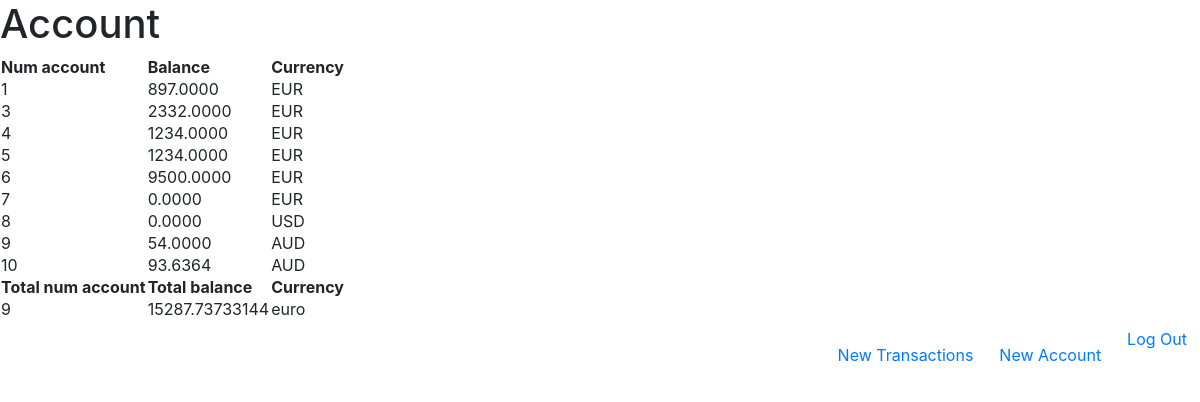
The page /?controller=user&action=balance (signed in) on the database its author committed.
### tables this page shows
CREATE TABLE `account` (
  `number` int(11) NOT NULL,
  `userId` int(11) NOT NULL,
  `balance` decimal(11,4) NOT NULL,
  `currency` int(11) NOT NULL
);

CREATE TABLE `currency` (
  `id` int(11) NOT NULL,
  `name` varchar(255) NOT NULL,
  `value` decimal(10,4) NOT NULL,
  `TST` datetime NOT NULL
);

### Controllers/Controller_user.php (called while the page is built, shortened)
<?php
class Controller_user extends Controller{
    public function action_balance() {
        $m = Model::get_model();
        $data = $m->show_balance();
        $this->render("user", $data);
    }
}

### Models/Model.php (called while the page is built, shortened)
<?php
class Model{
    private $bd;
    private static $instance = null;
    private function __construct() {
        $dsn   = "mysql:host=localhost;dbname=project";
        $login = "root";
        $pass  = "root";
        try {
            $this->bd = new PDO($dsn,$login,$pass);
            $this->bd->query("SET NAMES 'utf8'");
            $this->bd->setAttribute(PDO::ATTR_ERRMODE, PDO::ERRMODE_EXCEPTION);
        }
        catch(PDOException $e) {
            die("error" . $e->getcode() . $e->getMessage());
        }
    }
    public static function get_model() {
        if(is_null(self::$instance))
            self::$instance = new Model();
        return self::$instance;
    }
    public function show_balance() {
        try {
            $r = $this->bd->prepare('SELECT number, balance, currency.name, currency.value FROM account JOIN currency WHERE account.currency=currency.id AND userId=' . $_SESSION['id_user']) ;
            $r->execute();
            return $r->fetchall(PDO::FETCH_ASSOC);
        }
        catch(PDOException $e) {
            die("error" . $e->getcode() . $e->getMessage());
        }
    }
}

### Utils/functions.php (called while the page is built)
<?php
function e($str){
    return htmlspecialchars($str, ENT_QUOTES);
}

### Views/view_user.php (the view, shortened to what this page needs)
<link href="//maxcdn.bootstrapcdn.com/bootstrap/4.1.1/css/bootstrap.min.css" rel="stylesheet" id="bootstrap-css">
<html lang="en" class="no-js main">
<head>
    <link rel="stylesheet" href="https://s3-us-west-2.amazonaws.com/s.cdpn.io/905237/bonsaiUI-custombuild.css" />
    <link rel="stylesheet" href="css/wallet.scss">
</head>
<body>
<section>
    <h1>Account</h1>
    <div class="box">
        <table>
            <thead>
            <tr>
                <th scope="col">Num account</th>
                <th scope="col">Balance</th>
                <th scope="col">Currency</th>
            </tr>
            </thead>
            <?php
                $sum_account = 0;
                $sum_balance = 0;
            ?>
            <?php foreach ($data as $a): ?>
            <tr>
                <td scope="col"><?= e($a['number']) ?></td>
                <td scope="col"><?= e($a['balance']) ?></td>
                <td scope="col"><?= e($a['name']) ?></td>
            </tr>
            <?php
                $sum_account++;
                $sum_balance += (e($a['balance']) * e($a['value']));
            ?>
            <?php endforeach ?>
            <thead>
            <tr>
                <th scope="col">Total num account</th>
                <th scope="col">Total balance</th>
                <th scope="col">Currency</th>
            </tr>
            </thead>
            <tr>
                <td scope="col"><?php echo $sum_account ?></td>
                <td scope="col"><?php echo $sum_balance ?></td>
                <td scope="col">euro</td>
            </tr>
        </table>
        <div class="form-group">
            <a class="btn float-right login_btn" href="?controller=login&action=destroy">Log Out</a>
        </div>
        <div class="form-group">
            <a class="btn float-right login_btn" href="?controller=user&action=account">New Account</a>
        </div>
        <div class="form-group">
            <a class="btn float-right login_btn" href="?controller=user&action=transaction">New Transactions</a>
        </div>
    </div>
</section>
</body>
</html>

### index.php (shortened to what this page needs)
<?php
require_once("Utils/functions.php");
require_once("Models/Model.php");
require_once("Controllers/Controller.php");
$controllers = ["home", "login", "user", "admin"];
$controller_default = "home";
if(isset($_GET['controller']) and in_array($_GET['controller'], $controllers))
    $name_controller = $_GET['controller'];
else
    $name_controller = $controller_default;
$name_class = 'Controller_' . $name_controller;
$name_file = 'Controllers/' .  $name_class . '.php';
if(file_exists($name_file)){
    $controller = new $name_class();
}
else
    exit("Error 404: not found!");

### Controllers/Controller.php (shortened to what this page needs)
<?php
abstract class Controller {
    public function __construct(){
        if(isset($_GET['action']) and
            method_exists($this, "action_" . $_GET["action"]) ){
            $action = "action_" . $_GET["action"];
            $this->$action();
        }
        else
            $this->action_default();
    }
    protected function render ($vue, $data = []) {
        extract($data);
        $file_name = "Views/view_" . $vue . '.php';
        if(file_exists($file_name)){
            require ($file_name);
        }
        else{
            $this->action_error("La vue n'existe pas !");
        }
    }
}

### rows shown on the page
account: number "1", balance "897.0000", currency.name "EUR"
account: number "3", balance "2332.0000", currency.name "EUR"
account: number "4", balance "1234.0000", currency.name "EUR"
account: number "5", balance "1234.0000", currency.name "EUR"
account: number "6", balance "9500.0000", currency.name "EUR"
account: number "7", balance "0.0000", currency.name "EUR"
account: number "8", balance "0.0000", currency.name "USD"
account: number "9", balance "54.0000", currency.name "AUD"
account: number "10", balance "93.6364", currency.name "AUD"

### other values the page prints
$sum_account "9"
$sum_balance "15287.73733144"
